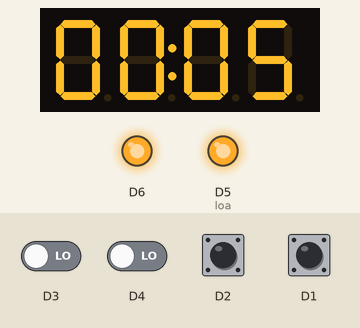
This sketch was run on a simulated ESP8266 (NodeMCU). Parts: 4-digit seven-segment display, output pins drawn as LEDs (lit = HIGH). The test bench sets the inputs (shaded band); at power-on: D1–4 LOW.

Above: at 1.2 s.
1.3 s: D4 driven HIGH
Timing chart, 0 to 4.3 s (numbered marks = the images above; inputs shaded):
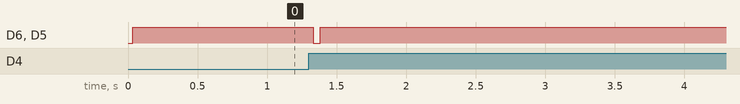

The sketch:

Hopthuoc.ino
```cpp
#include <TM1637.h> //thêm thư viện tm1637 sheed studio
//Look for NTPClient by Fabrice Weinberg


int CLK = D7;
int DIO = D8;

TM1637 tm(CLK, DIO);

int modeD1 = 0;
int modeD2 = 0;
int prevD1 = 0; //Trước đó D1 có nhấn hay không
int prevD2 = 0;
int prevD3 = 0;
int prevD4 = 0;

int setHour = 0;
int setMinute = 0;

//Giờ đã xác nhận hẹn cho 3 buổi
int hour1 = 0;
int minute1 = 0;
int hour2 = 0;
int minute2 = 0;
int hour3 = 0;
int minute3 = 0;

int deleted1 = 0; //đã xóa
int deleted2 = 0;
int deleted3 = 0;

//Giờ hiện tại lấy từ internet
int hourNow = 0;
int minuteNow = 0;


void setup() {
  pinMode(D1, INPUT); //chuyển mode theo buổi
  pinMode(D2, INPUT); //chuyển mode chọn giờ, phút, xác nhận
  pinMode(D3, INPUT); //tăng hoặc xóa
  pinMode(D4, INPUT); //tắt thông báo
  pinMode(D5, OUTPUT); //loa
  pinMode(D6, OUTPUT); //đèn

  tm.init(); //khởi động mặt đồng hồ
  tm.set(2); //độ sáng
}

void loop() {

tm.display(0, 2); //chia lấy nguyên
    tm.display(1,5); //chia lấy dư
    tm.point(1); //dấu hai chấm
    tm.display(2,0);
    tm.display(3, 5);

  //CHUYỂN MODE
  if ((digitalRead(D1) == HIGH) && (prevD1 == 0)){  //Trước đó không nhấn, bây giờ nhấn mới tính
    prevD1 = 1;
    modeD1 = modeD1 + 1;
    if (modeD1 == 4){
      modeD1 = 0;
    }
  }
  else if ((digitalRead(D1) == LOW)){
    prevD1 = 0;
  }

  //CHUYỂN CHẾ ĐỘ GIỜ PHÚT XÁC NHẬN
  if ((digitalRead(D2) == HIGH) && (prevD2 == 0)){  //Trước đó không nhấn, bây giờ nhấn mới tính
    prevD2 = 1;
    modeD2 = modeD2 + 1;
    if (modeD2 == 4){
      modeD2 = 0;
    }
  }
  else if ((digitalRead(D2) == LOW)){
    prevD2 = 0;
  }

  //TĂNG GIỜ PHÚT
  if ((digitalRead(D3) == HIGH) && (prevD3 == 0) && (modeD2 == 1) && (modeD1 != 0)){  //Trước đó không nhấn, bây giờ nhấn mới tính
    prevD3 = 1;
    setHour = setHour + 1;
    if (setHour == 24){
      setHour = 0;
    }
  }
  else if ((digitalRead(D3) == LOW)){
    prevD3 = 0;
  }

  if ((digitalRead(D3) == HIGH) && (prevD3 == 0) && (modeD2 == 2) && (modeD1 != 0)){  //Trước đó không nhấn, bây giờ nhấn mới tính
    prevD3 = 1;
    setMinute = setMinute + 5;
    if (setMinute == 60){
      setMinute = 0;
    }
  }
  else if ((digitalRead(D3) == LOW)){
    prevD3 = 0;
  }

  //XÁC NHẬN HẸN CHO 3 BUỔI
  if (modeD2 == 3) {
    //Kết hợp buổi của modeD1 và giờ phút của D3
    if (modeD1 == 1) {
      hour1 = setHour;
      minute1 = setMinute;
      deleted1 = 0;
    }
    else if (modeD1 == 2){
      hour2 = setHour;
      minute2 = setMinute;
      deleted2 = 0;
    }
    else if (modeD1 == 3){
      hour3 = setHour;
      minute3 = setMinute;
      deleted3 = 0;
    }
  }

  //SO SÁNH GIỜ HẸN VỚI GIỜ HIỆN TẠI
  if ((hour1 == hourNow) && (minute1 == minuteNow) && (deleted1 == 0)){
    digitalWrite(D5, HIGH);
    digitalWrite(D6, HIGH);
  }
  if ((hour2 == hourNow) && (minute2 == minuteNow) && (deleted2 == 0)){
    digitalWrite(D5, HIGH);
    digitalWrite(D6, HIGH);
  }
  if ((hour3 == hourNow) && (minute3 == minuteNow) && (deleted3 == 0)){
    digitalWrite(D5, HIGH);
    digitalWrite(D6, HIGH);
  }

  //XÓA HẸN GIỜ
  if ((digitalRead(D3) == HIGH) && (prevD3 == 0) && (modeD2 == 0)){
    if (modeD1 == 1) {
      deleted1 = 1;
    }
    else if (modeD1 == 2) {
      deleted2 = 1;
    }
    else if (modeD1 == 3) {
      deleted3 = 1;
    }
  }
  else if ((digitalRead(D3) == LOW)){
    prevD3 = 0;
  }

  //TẮT THÔNG BÁO (ĐÃ UỐNG THUỐC)
  if ((digitalRead(D4) == HIGH) && (prevD4 == 0)){  //Trước đó không nhấn, bây giờ nhấn mới tính
    prevD4 = 1;
    digitalWrite(D5, LOW);
    digitalWrite(D6, LOW);
  }
  else if ((digitalRead(D4) == LOW)){
    prevD4 = 0;
  }

  //HIỂN THỊ ĐỒNG HỒ
  if (modeD1 == 0){
    tm.display(0, hourNow / 10); //chia lấy nguyên
    tm.display(1, hourNow % 10); //chia lấy dư
    tm.point(1); //dấu hai chấm
    tm.display(0, minuteNow / 10);
    tm.display(1, minuteNow % 10);
  }
  else if (modeD1 != 0){
    tm.display(0, setHour / 10); //chia lấy nguyên
    tm.display(1, setHour % 10); //chia lấy dư
    tm.point(1); //dấu hai chấm
    tm.display(0, setMinute / 10);
    tm.display(1, setMinute % 10);
  }


  //LẤY THỜI GIAN TỪ INTERNET
  //THÔNG BÁO KHI QUÁ 30 PHÚT CHO ĐIỆN THOẠI

}
```

Measured:
- after the input at 1.3 s, D6, D5 (loa): HIGH → LOW at once, → HIGH 0.05 s later
